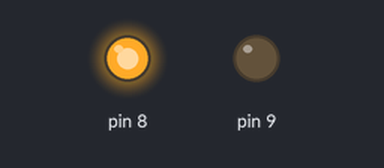
The sketch below on a simulated Arduino Uno, built with avr-gcc and run on an emulated ATmega328P. On the bench: output pins drawn as LEDs (lit = HIGH).

Above: at 0.05 s.
At 1.35 s:
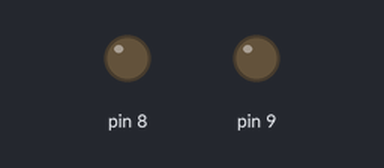
At 2.85 s:
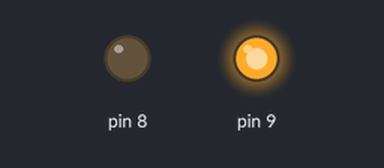
Timing chart, 0 to 3.1 s (numbered marks = the images above):
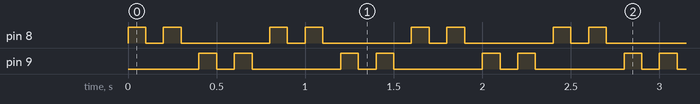

Measured:
- by itself, pin 8, pin 9: repeats every 0.80 s: LOW 0.10 s, HIGH 0.10 s, LOW 0.50 s, HIGH 0.10 s

The sketch:

led-112.ino
```cpp
int term = 100;
void setup() {
  pinMode(8, OUTPUT);
  pinMode(9, OUTPUT);
}

void loop() {
  digitalWrite(8, HIGH);
  delay(term);
  digitalWrite(8, LOW);
  delay(term);
  digitalWrite(8, HIGH);
  delay(term);
  digitalWrite(8, LOW);
  delay(term);
  digitalWrite(8, LOW);
  digitalWrite(9, HIGH);
  delay(term);
  digitalWrite(9, LOW);
  delay(term);
  digitalWrite(9, HIGH);
  delay(term);
  digitalWrite(9, LOW);
  delay(term);
}
```
